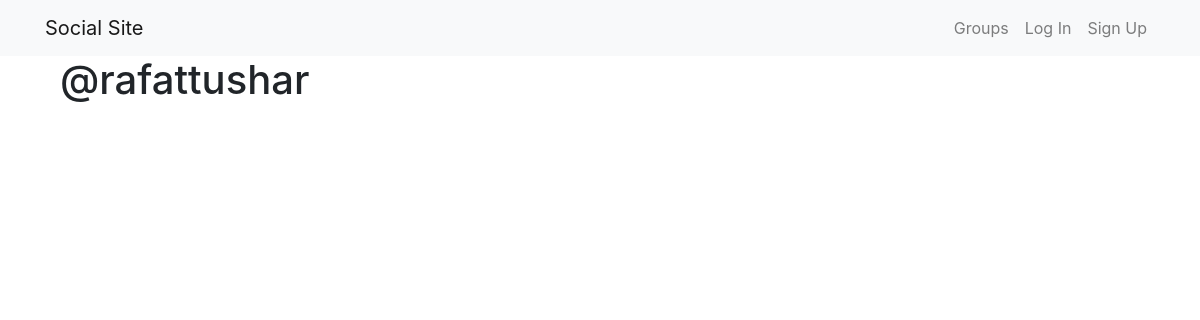
Before: /posts/by/rafattushar/ with the older database file.
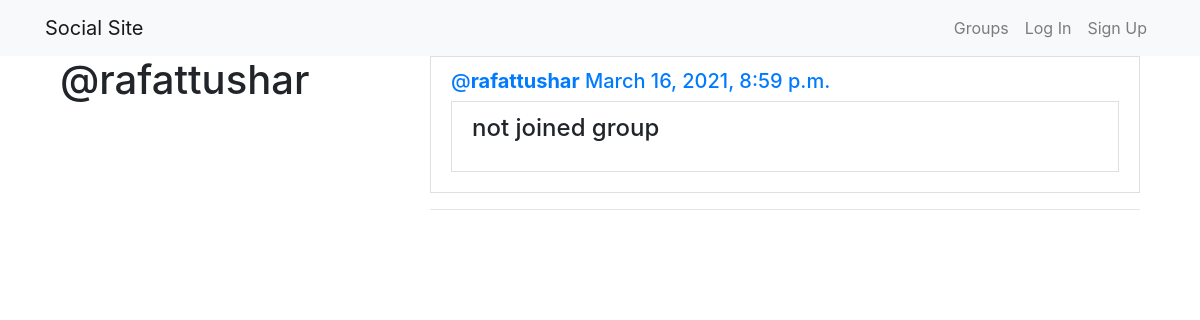
After: the same page with the newer database file.
### posts/models.py (models this page shows, shortened)
class Post(models.Model):
    user = models.ForeignKey(User, related_name='posts', on_delete=models.CASCADE)
    created_at = models.DateTimeField(auto_now=True)
    message = models.TextField()
    message_html = models.TextField(editable=False)
    group = models.ForeignKey(Group, related_name='posts', null=True, blank=True, on_delete=models.CASCADE)
    class Meta:
        ordering = ['-created_at']
        unique_together = ['user', 'message']

### posts/views.py (the view)
# urls.py: url(r'^by/(?P<username>[-\w]+)/$', views.UserPost.as_view(), name='for_user'),
class UserPost(generic.ListView):
    model = models.Post
    template_name = 'posts/user_post_list.html'
    def get_queryset(self):
        try:
            self.post_user = User.objects.prefetch_related('posts').get(username__iexact=self.kwargs.get('username'))
        except User.DoesNotExist:
            raise Http404
        else:
            return self.post_user.posts.all()
    def get_context_data(self, **kwargs):
        context = super().get_context_data(**kwargs)
        context['post_user'] = self.post_user
        return context

### posts/templates/posts/user_post_list.html
{% extends "posts/post_base.html" %}
{% block prepost %}
  <div class="col-md-4">
    <h1>@{{ post_user.username }}</h1>
  </div>
{% endblock  %}
{% block post_content %}
  <div class="col-md-8">
    {% for post in post_list %}
      {% include "posts/_post.html" %}
      <hr>
    {% endfor %}
  </div>
{% endblock  %}

### posts/templates/posts/_post.html (shortened to what this page needs)
<div class="list-group-item">
  <h5 class="media-heading">
    <span class='username title list-group-item-heading'>
      <a href="{% url 'posts:for_user' username=post.user.username %}">
        @<strong>{{ post.user.username }}</strong>
      </a>
    </span>
    <time class="time">
      <a href="{% url 'posts:single' username=post.user.username pk=post.pk %}">
        {{ post.created_at }}
      </a>
    </time>
  </h5>
  <h4 class="list-group-item container-fluid">{{ post.message_html|safe }}</h4>
</div>

Changed rows visible on the page:
added Post: user.username "rafattushar", created_at "March 16, 2021, 8:59 p.m.", message_html "not joined group"
